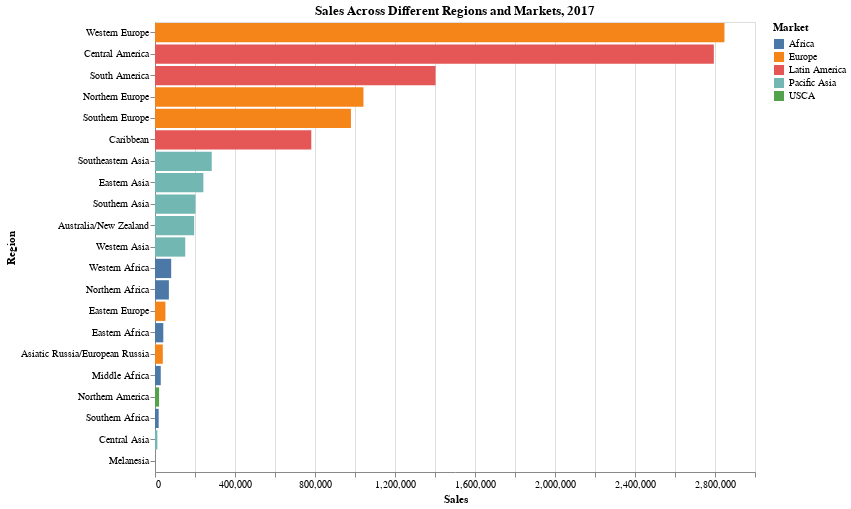

Notebook code cell kept with this figure:
### Code cell
chartSales = alt.Chart(grouped_sales).mark_bar(orient="horizontal").encode(
    y=alt.Y("order_region:N", sort="-x", title="Region"),
    x=alt.X("sales:Q", title="Sales"),
    color=alt.Color("market", title="Market"),
    tooltip=["order_region", "market", "sales"]
).properties(
    title="Sales Across Different Regions and Markets, 2017",
    width=600,
    height=450
)


chartSales

### Figure 1 — Vega-Lite specification as saved in the notebook (floating-point values rounded to 4 significant figures)
{"config": {"view": {"continuousWidth": 400, "continuousHeight": 300}}, "data": {"name": "data-c88541abb0410bbfe929c8ca7ff3b337"}, "mark": {"type": "bar", "orient": "horizontal"}, "encoding": {"color": {"field": "market", "title": "Market", "type": "nominal"}, "tooltip": [{"field": "order_region", "type": "nominal"}, {"field": "market", "type": "nominal"}, {"field": "sales", "type": "quantitative"}], "x": {"field": "sales", "title": "Sales", "type": "quantitative"}, "y": {"field": "order_region", "sort": "-x", "title": "Region", "type": "nominal"}}, "height": 450, "title": "Sales Across Different Regions and Markets, 2017", "width": 600, "$schema": "https://vega.github.io/schema/vega-lite/v4.17.0.json", "datasets": {"data-c88541abb0410bbfe929c8ca7ff3b337": [{"order_region": "Asiatic Russia/European Russia", "market": "Europe", "sales": 39010.0}, {"order_region": "Australia/New Zealand", "market": "Pacific Asia", "sales": 195800.0}, {"order_region": "Caribbean", "market": "Latin America", "sales": 781400.0}, {"order_region": "Central America", "market": "Latin America", "sales": 2794000.0}, {"order_region": "Central Asia", "market": "Pacific Asia", "sales": 11910.0}, {"order_region": "Eastern Africa", "market": "Africa", "sales": 41480.0}, {"order_region": "Eastern Asia", "market": "Pacific Asia", "sales": 241800.0}, {"order_region": "Eastern Europe", "market": "Europe", "sales": 52110.0}, {"order_region": "Melanesia", "market": "Pacific Asia", "sales": 425.0}, {"order_region": "Middle Africa", "market": "Africa", "sales": 28820.0}, {"order_region": "Northern Africa", "market": "Africa", "sales": 69360.0}, {"order_region": "Northern America", "market": "USCA", "sales": 20390.0}, {"order_region": "Northern Europe", "market": "Europe", "sales": 1042000.0}, {"order_region": "South America", "market": "Latin America", "sales": 1403000.0}, {"order_region": "Southeastern Asia", "market": "Pacific Asia", "sales": 283700.0}, {"order_region": "Southern Africa", "market": "Africa", "sales": 18370.0}, {"order_region": "Southern Asia", "market": "Pacific Asia", "sales": 202500.0}, {"order_region": "Southern Europe", "market": "Europe", "sales": 979700.0}, {"order_region": "Western Africa", "market": "Africa", "sales": 80980.0}, {"order_region": "Western Asia", "market": "Pacific Asia", "sales": 151200.0}, {"order_region": "Western Europe", "market": "Europe", "sales": 2847000.0}]}}
